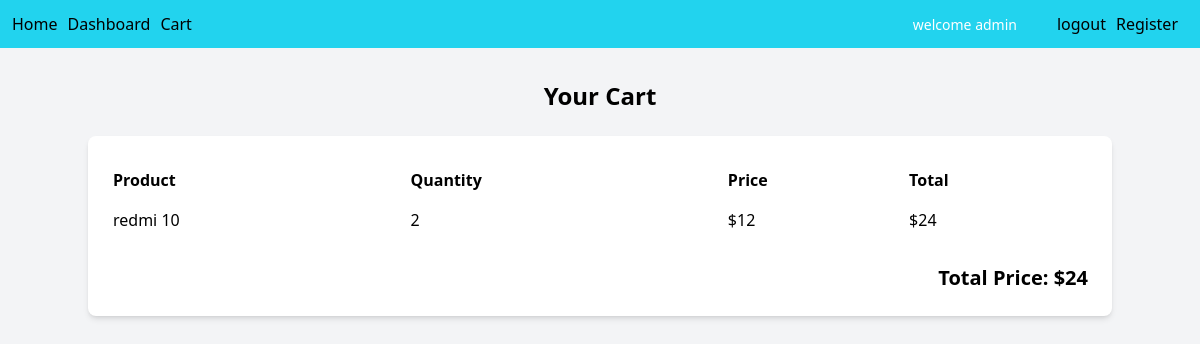
The page /cart/ (signed in) on the database as committed earlier.
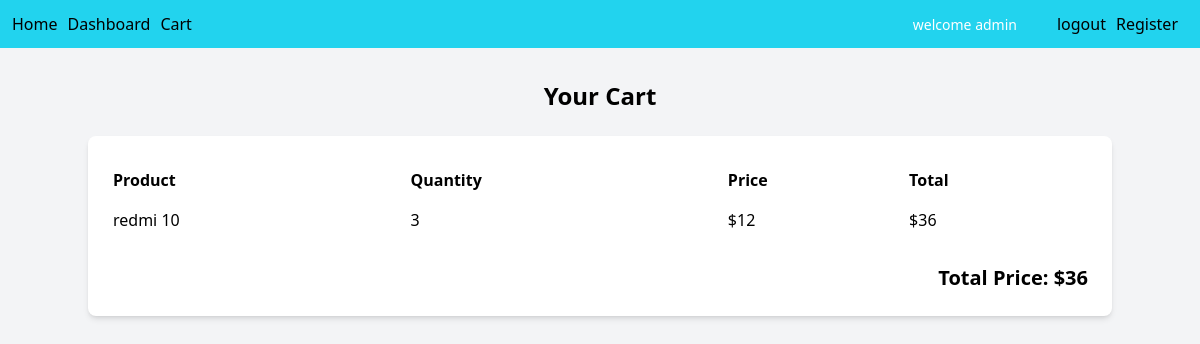
The same page on the database as committed later.
### main/models.py (models this page shows)
class CartItem(models.Model):
    cart = models.ForeignKey(
        Cart,
        on_delete=models.CASCADE,
        related_name='items'
    )
    product = models.ForeignKey(
        Product,
        on_delete=models.CASCADE,
        related_name='cart_items'
    )
    quantity = models.PositiveIntegerField(default=1)

class Product(models.Model):
    name=models.CharField(max_length=100)
    price=models.IntegerField()
    quantity=models.IntegerField()
    image=models.FileField(upload_to='uploads/',null=True)

### main/views.py (the view)
# urls.py: path('cart/',views.view_cart,name='view_cart')
@login_required
def view_cart(request):
    cart,created = Cart.objects.get_or_create(user=request.user)
    items = cart.items.select_related('product').annotate(
    item_total=F('quantity') * F('product__price')
)
    total_price = items.aggregate(total=Sum('item_total'))['total'] or 0
    print(items.values())
    return render(request, 'main/view_cart.html', {'items': items,'total_price':total_price})

### main/templates/main/view_cart.html (shortened to what this page needs)
<!DOCTYPE html>
<html lang="en">
<head>
    <script src="https://cdn.tailwindcss.com"></script>
</head>
<body class="bg-gray-100">
    {% include "main/menu.html" %}
    <div class="container mx-auto py-8">
        <h1 class="text-2xl font-bold mb-6 text-center">Your Cart</h1>
        <div class="bg-white p-6 rounded-lg shadow-md">
            {% if items %}
            <table class="w-full table-auto">
                <thead>
                    <tr>
                        <th class="text-left py-2">Product</th>
                        <th class="text-left py-2">Quantity</th>
                        <th class="text-left py-2">Price</th>
                        <th class="text-left py-2">Total</th>
                    </tr>
                </thead>
                <tbody>
                    {% for item in items %}
                    <tr>
                        <td class="py-2">{{ item.product.name }}</td>
                        <td class="py-2">{{ item.quantity }}</td>
                        <td class="py-2">${{ item.product.price }}</td>
                        <td class="py-2">${{ item.item_total }}</td>
                    </tr>
                    {% endfor %}
                </tbody>
            </table>
            <div class="mt-6 text-right">
                <h2 class="text-xl font-bold">Total Price: ${{total_price}}</h2>
            </div>
            {% else %}
            <p class="text-gray-600">Your cart is empty.</p>
            {% endif %}
        </div>
    </div>
</body>
</html>

Rows that differ between the two databases and show on the page:
changed CartItem "redmi 10": quantity "2" → "3"; item_total "24" → "36"
Other text that changed with them:
{{ total_price }}: "24" → "36"
